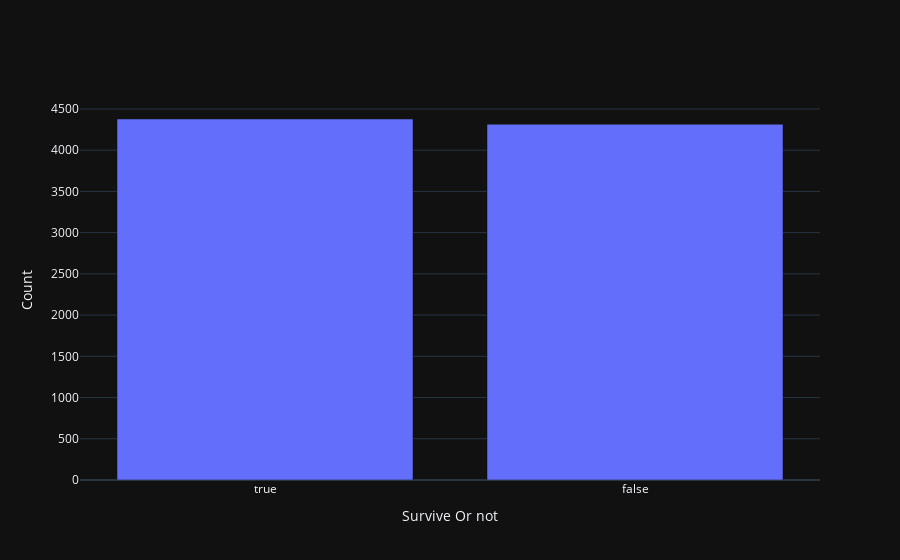

The cell this chart's notebook holds for it:
### Code cell
label_series = train_df['Transported'].value_counts()

fig=go.Figure(go.Bar(x=label_series.index,y=label_series.values))
fig.update_xaxes(title='Survive Or not')
fig.update_yaxes(title='Count')

### Figure 1 — Plotly figure (JSON) as saved in the notebook; plotly's stock layout.template omitted (floating-point values rounded to 4 significant figures)
{"data": [{"type": "bar", "x": [true, false], "y": [4378, 4315]}], "layout": {"xaxis": {"title": {"text": "Survive Or not"}}, "yaxis": {"title": {"text": "Count"}}}}
